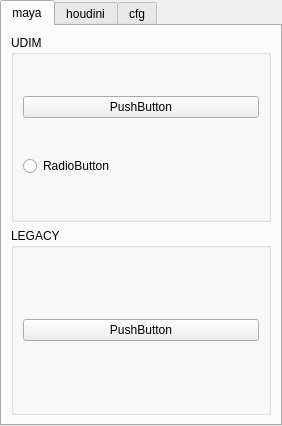
<?xml version="1.0" encoding="UTF-8"?>
<ui version="4.0">
 <class>MainWindow</class>
 <widget class="QMainWindow" name="MainWindow">
  <property name="geometry">
   <rect>
    <x>0</x>
    <y>0</y>
    <width>282</width>
    <height>426</height>
   </rect>
  </property>
  <property name="windowTitle">
   <string>MK DCC - Base</string>
  </property>
  <widget class="QWidget" name="centralwidget">
   <layout class="QVBoxLayout" name="verticalLayout">
    <property name="leftMargin">
     <number>0</number>
    </property>
    <property name="topMargin">
     <number>0</number>
    </property>
    <property name="rightMargin">
     <number>0</number>
    </property>
    <property name="bottomMargin">
     <number>0</number>
    </property>
    <item>
     <widget class="QTabWidget" name="tabWidget">
      <property name="currentIndex">
       <number>0</number>
      </property>
      <widget class="QWidget" name="maya_tab">
       <attribute name="title">
        <string>maya</string>
       </attribute>
       <layout class="QVBoxLayout" name="verticalLayout_7">
        <item>
         <widget class="QGroupBox" name="groupBox_4">
          <property name="title">
           <string>UDIM</string>
          </property>
          <layout class="QVBoxLayout" name="verticalLayout_9">
           <item>
            <widget class="QPushButton" name="pushButton_2">
             <property name="text">
              <string>PushButton</string>
             </property>
            </widget>
           </item>
           <item>
            <widget class="QRadioButton" name="radioButton">
             <property name="text">
              <string>RadioButton</string>
             </property>
            </widget>
           </item>
          </layout>
         </widget>
        </item>
        <item>
         <widget class="QGroupBox" name="groupBox_3">
          <property name="title">
           <string>LEGACY</string>
          </property>
          <layout class="QVBoxLayout" name="verticalLayout_8">
           <item>
            <widget class="QPushButton" name="pushButton">
             <property name="text">
              <string>PushButton</string>
             </property>
            </widget>
           </item>
          </layout>
         </widget>
        </item>
       </layout>
      </widget>
      <widget class="QWidget" name="houdini_tab">
       <attribute name="title">
        <string>houdini</string>
       </attribute>
       <layout class="QVBoxLayout" name="verticalLayout_3">
        <item>
         <widget class="QGroupBox" name="groupBox">
          <property name="title">
           <string>SOLARIS</string>
          </property>
          <layout class="QVBoxLayout" name="verticalLayout_5">
           <item>
            <widget class="QLineEdit" name="lineEdit">
             <property name="text">
              <string>LineEdit</string>
             </property>
            </widget>
           </item>
          </layout>
         </widget>
        </item>
        <item>
         <widget class="QGroupBox" name="groupBox_2">
          <property name="title">
           <string>PDG</string>
          </property>
          <layout class="QVBoxLayout" name="verticalLayout_6">
           <item>
            <widget class="QSpinBox" name="spinBox">
             <property name="prefix">
              <string>$ </string>
             </property>
            </widget>
           </item>
          </layout>
         </widget>
        </item>
       </layout>
      </widget>
      <widget class="QWidget" name="cfg_tab">
       <attribute name="title">
        <string>cfg</string>
       </attribute>
       <layout class="QVBoxLayout" name="verticalLayout_4">
        <item>
         <widget class="QGroupBox" name="themes_grpBox">
          <property name="title">
           <string>THEMES</string>
          </property>
          <layout class="QVBoxLayout" name="verticalLayout_2">
           <item>
            <widget class="QComboBox" name="theme_comboBox">
             <property name="currentIndex">
              <number>0</number>
             </property>
             <item>
              <property name="text">
               <string>Default</string>
              </property>
             </item>
             <item>
              <property name="text">
               <string>Aqua</string>
              </property>
             </item>
             <item>
              <property name="text">
               <string>Console</string>
              </property>
             </item>
             <item>
              <property name="text">
               <string>Ubuntu</string>
              </property>
             </item>
            </widget>
           </item>
          </layout>
         </widget>
        </item>
        <item>
         <widget class="QGroupBox" name="misc_grpBox">
          <property name="title">
           <string>MISC.</string>
          </property>
         </widget>
        </item>
       </layout>
      </widget>
     </widget>
    </item>
   </layout>
  </widget>
 </widget>
 <resources/>
 <connections/>
</ui>
